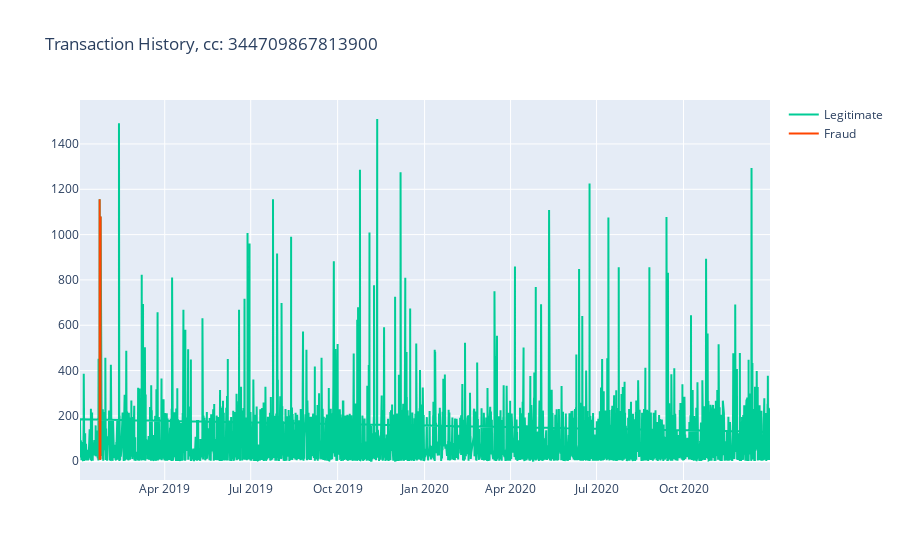

The cell this chart's notebook holds for it:
### Code cell
fig = px.line(title='Transaction History, cc: 344709867813900')
fig.add_scatter(x=cust3['trans_date_trans_time'], y=cust3['amt'], mode='lines', name='Legitimate', line=dict(color='#00cc96'))
fig.add_scatter(x=cust3fraud['trans_date_trans_time'], y=cust3fraud['amt'], mode='lines', name='Fraud', line=dict(color='orangered'))

fig.show()

### Figure 1 — Plotly figure (JSON) as saved in the notebook; plotly's stock layout.template omitted (floating-point values rounded to 4 significant figures; data arrays with more than 128 entries replaced by an {"elided": "..."} marker saying what was removed)
{"data": [{"hovertemplate": "<extra></extra>", "legendgroup": "", "line": {"color": "#636efa", "dash": "solid"}, "marker": {"symbol": "circle"}, "mode": "lines", "name": "", "orientation": "v", "showlegend": false, "type": "scatter", "xaxis": "x", "yaxis": "y"}, {"line": {"color": "#00cc96"}, "mode": "lines", "name": "Legitimate", "type": "scatter", "visible": true, "x": {"elided": "4385 str values"}, "y": {"elided": "4385 float values"}}, {"line": {"color": "orangered"}, "mode": "lines", "name": "Fraud", "type": "scatter", "x": ["2019-01-22T00:27:57", "2019-01-22T01:22:24", "2019-01-22T02:12:36", "2019-01-22T03:14:22", "2019-01-22T03:37:02", "2019-01-22T03:49:33", "2019-01-22T10:07:45", "2019-01-22T10:44:32", "2019-01-22T22:20:57", "2019-01-22T23:04:30", "2019-01-22T23:11:38", "2019-01-22T23:18:08", "2019-01-23T02:39:05", "2019-01-23T03:41:24"], "y": [6.83, 109.7, 746.8, 1156.0, 885.6, 771.5, 913.8, 8.63, 10.68, 17.52, 21.12, 16.1, 706.7, 1080.0]}], "layout": {"autosize": true, "legend": {"tracegroupgap": 0}, "title": {"text": "Transaction History, cc: 344709867813900"}, "xaxis": {"anchor": "y", "autorange": true, "domain": [0, 1], "range": ["2019-01-01 08:08:34", "2020-12-31 13:00:32"], "type": "date"}, "yaxis": {"anchor": "x", "autorange": true, "domain": [0, 1], "range": [-82.84, 1594.0], "type": "linear"}}}
